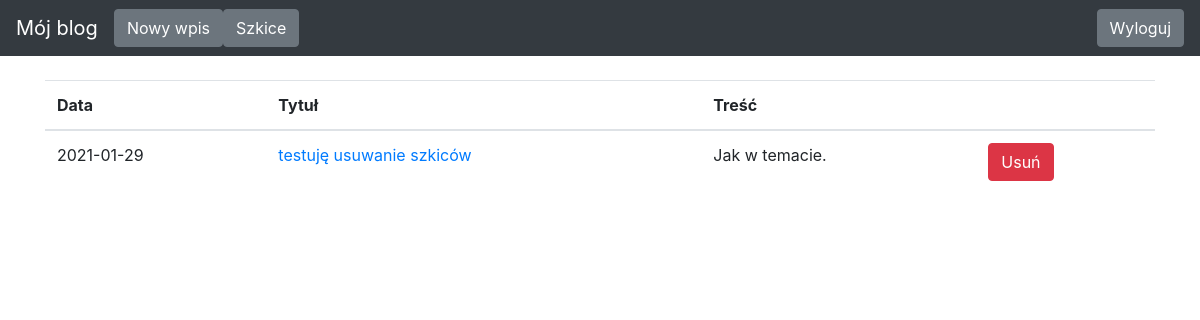
The page /drafts/ (signed in) on the database as committed earlier.
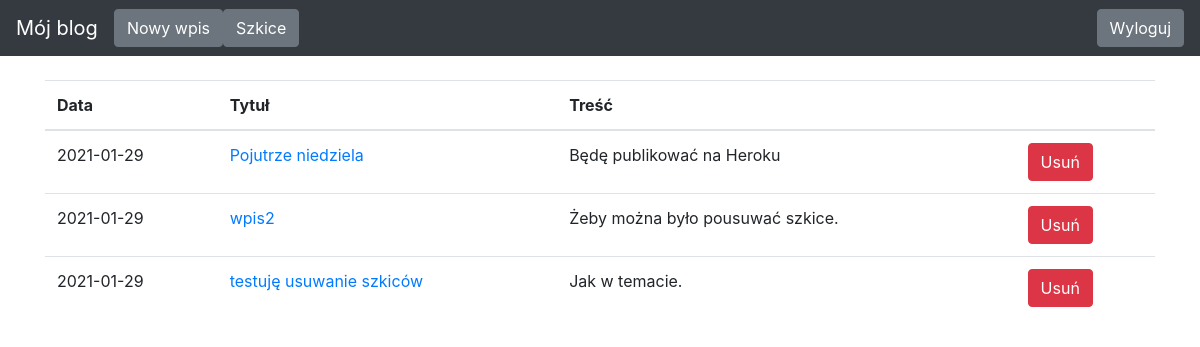
The same page on the database as committed later.
### blog/models.py (models this page shows)
class Entry(db.Model):
    id = db.Column(db.Integer, primary_key=True)
    title = db.Column(db.String(80), nullable=False)
    body = db.Column(db.Text, nullable=False)
    pub_date = db.Column(db.DateTime, nullable=False,
                         default=datetime.datetime.utcnow)
    is_published = db.Column(db.Boolean, default=False)

### blog/routes.py (the view)
@app.route('/drafts/')
@login_required
def list_drafts():
    drafts = Entry.query.filter_by(is_published=False). \
        order_by(Entry.pub_date.desc())
    return render_template("drafts.html", drafts=drafts)

### blog/routes.py (called while the page is built)
def login_required(view_func):
    @functools.wraps(view_func)
    def check_permissions(*args, **kwargs):
        if session.get('logged_in'):
            return view_func(*args, **kwargs)
        return redirect(url_for('login', next=request.path))
    return check_permissions

### blog/templates/drafts.html
{% extends "base.html" %}
{% block content %}
<table class="table">
    <thead>
    <tr>
        <th scope="col">Data</th>
        <th scope="col">Tytuł</th>
        <th scope="col">Treść</th>
        <th scope="col"></th>
    </tr>
    </thead>
    <tbody>
    {% for draft in drafts %}
        <tr>
            <td>{{ draft.pub_date.strftime('%Y-%m-%d') }}</td>
            <td><a href="/edit-post/{{draft.id}}">{{ draft.title }}</a></td>
            <td>{{ draft.body|truncate(100, true) }}</td>
            <td>
                <form class="form-inline my-2 my-lg-0" action="/delete-post/{{draft.id}}" method="POST">
                    <button class="btn btn-danger">Usuń</button>
                </form>
            </td>
        </tr>
    {% endfor %}
    </tbody>
</table>
{% endblock %}

Rows that differ between the two databases and show on the page:
added Entry: pub_date "2021-01-29", title "Pojutrze niedziela", body "Będę publikować na Heroku"
added Entry: pub_date "2021-01-29", title "wpis2", body "Żeby można było pousuwać szkice."
